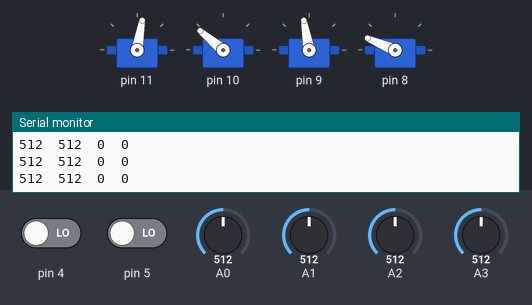
Bench run of a sketch on a simulated Arduino Uno, built with avr-gcc and run on an emulated ATmega328P. Parts: 4 × servo, the last lines printed to the serial monitor. The test bench sets the inputs (shaded band); at power-on: A0 = 512, A2 = 512, pin 4 LOW, pin 5 LOW, A1 = 512, A3 = 512. WiFi joins after 1.5 s; servers stay silent unless stated.

Above: at 3.0 s.
3.1 s: A0 set to 107
4.6 s: A0 set to 88
At 5.6 s:
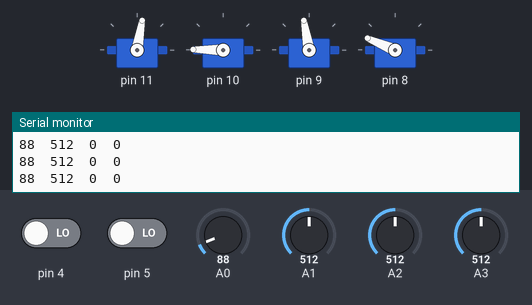
6.6 s: A2 set to 106
9.6 s: A2 set to 93
At 9.77 s:
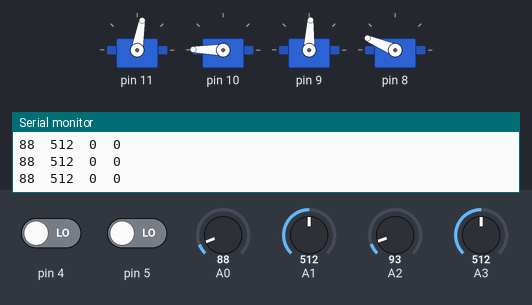
At 11.0 s:
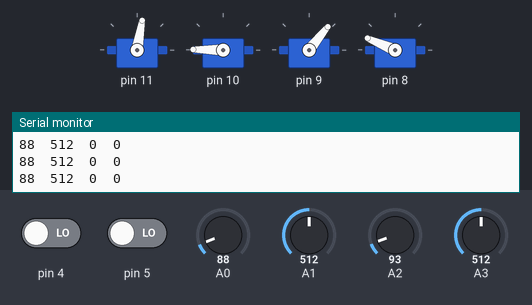
11.7 s: A0 set to 910
13.2 s: A0 set to 930
At 15.1 s:
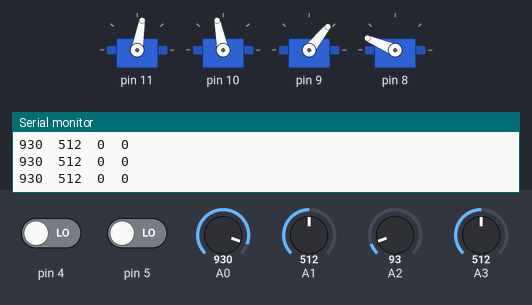
Timing chart, 0 to 16.6 s (numbered marks = the images above; inputs shaded):
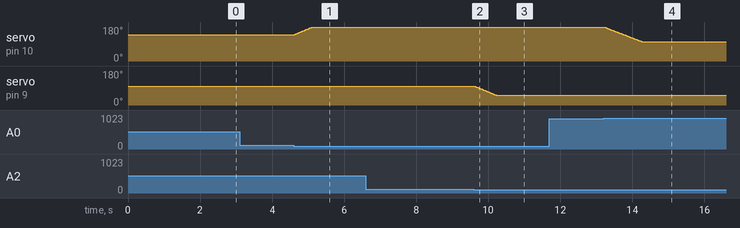

Measured:
- the behaviour switches between 100 and 99 on A0 (found by bisection; images 0 and 1)
- the behaviour switches between 100 and 99 on A2 (found by bisection; images 1 and 2)
- the behaviour switches between 923 and 924 on A0 (found by bisection; images 3 and 4)
- after the input at 4.6 s, servo on pin 10: moves from 140° to 179° over 0.47 s, starting at once
- after the input at 9.6 s, servo on pin 9: moves from 100° to 51° over 0.60 s, starting at once

The sketch:

blynk-4servos-v2.ino
```cpp
#include <SoftwareSerial.h>
SoftwareSerial SwSerial(2, 3); // RX, TX
#define BLYNK_PRINT SwSerial
#include <BlynkSimpleSerial.h>
char auth[] = "76fc0283442d46f697722886d013bd25";
#include <math.h>
#include <Servo.h>
Servo servoNumber[4];
int servoConfig[4][4] = {
  //outputPin, initAngle, minAngle, maxAngle
  { 11,        80,         0,        160},    //11=下 右 左
  { 10,       140,       100,        180},    //10=左 低 高
  {  9,       100,        50,        150},    // 9=右 近 遠
  {  8,       157,       144,        170},    // 8=前 開 闔
};
int input[6], output[4];                      // 6 input signals, 4 output signals
int offset[4], degree;
int input4 = HIGH, input5 = HIGH, mode = LOW;

void setup() {
  Serial.begin(9600);
  //SwSerial.begin(9600);
  Blynk.begin(auth);
  for (int i = 0; i < 4; i++) {
    servoNumber[i].attach((servoConfig[i][0]));
    servoNumber[i].write(servoConfig[i][1]);
    output[i] = servoConfig[i][1];
  }
  for (int i = 0; i < 4; i++)
    offset[i] = analogRead(i);
  pinMode(4, INPUT);
  pinMode(5, INPUT);
}

int isRotateMode() {
  if (input4 == LOW && input[4] == HIGH) mode++, mode %= 2;
  if (input5 == LOW && input[5] == HIGH) mode++, mode %= 2;
  input4 = input[4];
  input5 = input[5];
  return mode;
}

void rotate() {
  for (int i = 0; i < 2; i++)
    input[i] -= offset[i];
  for (int i = 0; i < 2; i++) {
    if (abs(input[i]) > 480) break;
    if (i == 1) return;
  }
  degree = atan2(input[0], input[1]) * 180 / 3.14;
  if (degree > 0) servoNumber[0].write(map(degree, 1, 180, 0, 160));
}
void left() {
  if (input[0] > 923 && output[1] > servoConfig[1][2]) servoNumber[1].write(output[1]--);
  if (input[0] < 100 && output[1] < servoConfig[1][3]) servoNumber[1].write(output[1]++);
}
void right() {
  if (input[2] < 100 && output[2] > servoConfig[2][2]) servoNumber[2].write(output[2]--);
  if (input[2] > 923 && output[2] < servoConfig[2][3]) servoNumber[2].write(output[2]++);
}
void clamp() {
  if (input[3] > 923 && input[1] < 100 && output[3] > servoConfig[3][2]) servoNumber[3].write(output[3]--);
  if (input[1] > 923 && input[3] < 100 && output[3] < servoConfig[3][3]) servoNumber[3].write(output[3]++);
}

void loop() {
  //Blynk.run();
  //*input 6 signals
  for (int i = 0; i < 6; i++) {
    if (i < 4)  input[i] = analogRead(i);
    else        input[i] = digitalRead(i);
  }//*/

  if (isRotateMode()) rotate();
  else left(), right(), clamp();
  delay(10);
  //*
  Serial.print(input[0]);
  Serial.print("\t");
  Serial.print(input[1]);
  Serial.print("\t");
  Serial.print(degree);
  Serial.print("\t");
  Serial.println(isRotateMode());//*/
}

BLYNK_WRITE(V0) {
  input[0] = param[0].asInt();
  input[1] = param[1].asInt();
}
BLYNK_WRITE(V1) {
  input[2] = param[0].asInt();
  input[3] = param[1].asInt();
}
BLYNK_WRITE(V2) {
  input[4] = param.asInt();
}
BLYNK_WRITE(V3) {
  input[5] = param.asInt();
}
```
